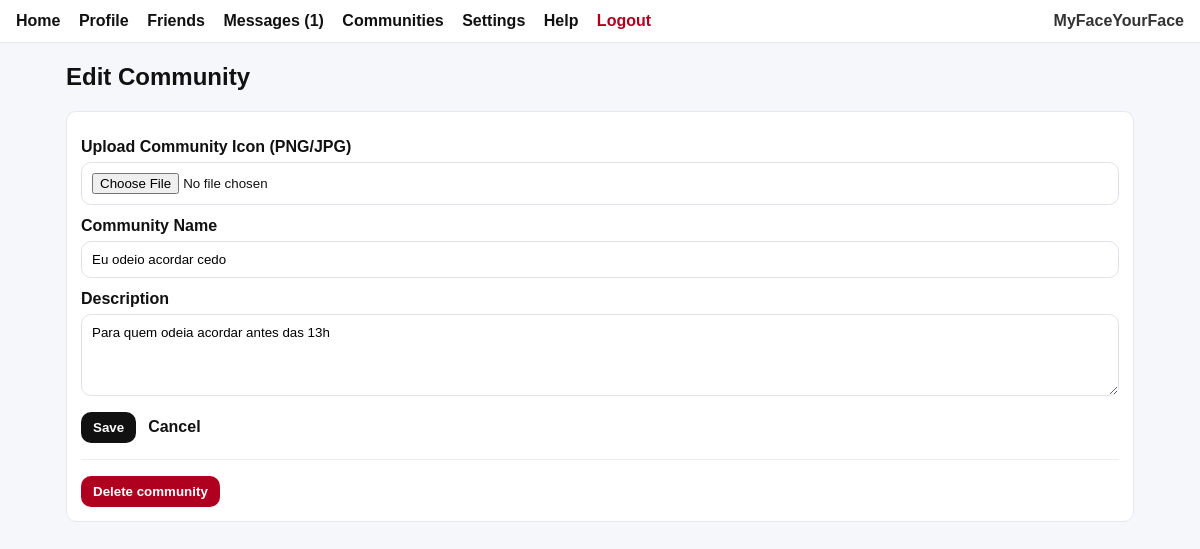
The app's page /c/1/edit (signed in) with its own data.
### tables this page shows
CREATE TABLE communities (
            id INTEGER PRIMARY KEY AUTOINCREMENT,
            name TEXT NOT NULL,
            description TEXT DEFAULT '',
            icon_path TEXT DEFAULT NULL,
            created_by_user_id INTEGER NOT NULL,
            created_at TEXT NOT NULL,
            FOREIGN KEY(created_by_user_id) REFERENCES users(id)
        );

### app.py (the view)
@app.get("/c/<int:cid>/edit")
@login_required
def edit_community(cid):
    user = current_user()
    community = get_community_by_id(cid)
    if not community:
        abort(404)
    if community["created_by_user_id"] != user["id"]:
        abort(403)
    return render_template(
        "edit_community.html",
        app_name=APP_NAME,
        user=user,
        community=community,
        pending_requests_count=count_pending_friend_requests(user["id"]),
        messages_total_count=count_messages_total(user["id"]),
        messages_unread_count=count_messages_unread(user["id"]),
    )

### app.py (called while the page is built, shortened)
def get_db():
    if "db" not in g:
        g.db = sqlite3.connect(DB_PATH)
        g.db.row_factory = sqlite3.Row
    return g.db

def column_exists(table: str, column: str) -> bool:
    db = get_db()
    cols = db.execute(f"PRAGMA table_info({table})").fetchall()
    return any(c["name"] == column for c in cols)

def add_column_if_missing(table: str, column: str, ddl: str):
    if not column_exists(table, column):
        db = get_db()
        db.execute(ddl)
        db.commit()

def seed_default_users():
    db = get_db()
    def ensure_user(username, password, display_name, description="", invites=DEFAULT_INVITES):
        row = db.execute("SELECT id FROM users WHERE username = ?", (username,)).fetchone()
        if row:
            db.execute(
                """
                UPDATE users
                SET invites_remaining = COALESCE(invites_remaining, ?)
                WHERE username = ?
                """,
                (invites, username),
            )
            db.commit()
            return
    ensure_user(DEFAULT_ADMIN_USER, DEFAULT_ADMIN_PASS, "Admin", "Administrative account.", invites=DEFAULT_INVITES_ADMIN)
    ensure_user(DEFAULT_Tiago_USER, DEFAULT_Tiago_PASS, "Tiago Luis Custódio", "Test account.", invites=DEFAULT_INVITES)

@app.before_request
def setup():
    init_db()
    seed_default_users()

def login_required(fn):
    @wraps(fn)
    def wrapper(*args, **kwargs):
        if "user_id" not in session:
            return redirect(url_for("login"))
        return fn(*args, **kwargs)
    return wrapper

def current_user():
    if "user_id" not in session:
        return None
    db = get_db()
    return db.execute("SELECT * FROM users WHERE id = ?", (session["user_id"],)).fetchone()

def count_pending_friend_requests(user_id: int) -> int:
    db = get_db()
    row = db.execute(
        """
        SELECT COUNT(*) AS c
        FROM messages
        WHERE to_user_id = ? AND type = 'friend_request' AND status = 'pending'
        """,
        (user_id,),
    ).fetchone()
    return int(row["c"])

def count_messages_total(user_id: int) -> int:
    db = get_db()
    row = db.execute(
        """
        SELECT COUNT(*) AS c
        FROM messages
        WHERE to_user_id = ? AND type = 'message'
        """,
        (user_id,),
    ).fetchone()
    return int(row["c"])

### templates/edit_community.html
{% extends "base.html" %}
{% block content %}
<h2>Edit Community</h2>
<div class="panel">
  <form method="post" action="{{ url_for('edit_community_post', cid=community.id) }}" enctype="multipart/form-data">
    <label>Upload Community Icon (PNG/JPG)</label>
    <input type="file" name="icon" accept=".png,.jpg,.jpeg">
    <label>Community Name</label>
    <input name="name" value="{{ community.name }}" required>
    <label>Description</label>
    <textarea name="description" rows="4" maxlength="800">{{ community.description }}</textarea>
    <div class="row-actions">
      <button type="submit">Save</button>
      <a class="inline-link" href="{{ url_for('community_page', cid=community.id) }}">Cancel</a>
    </div>
  </form>
  <hr style="margin:16px 0; border:0; border-top:1px solid #ececf5;">
  <form method="post" action="{{ url_for('delete_community', cid=community.id) }}"
        onsubmit="return confirm('This will permanently delete the community. Do you want to continue?');">
    <button class="btn-danger" type="submit">Delete community</button>
  </form>
</div>
{% endblock %}

### static/style.css (style rules this page uses)
* { box-sizing: border-box; }
body { margin: 0; font-family: Arial, sans-serif; background: #f6f7fb; color: #111; }
a { text-decoration: none; color: #111; }
.inline-link { font-weight: 800; }
button { border: 0; padding: 8px 12px; border-radius: 10px; background: #111; color: #fff; cursor: pointer; font-weight: 700; }
.btn-danger { background: #b00020 !important; color: #fff !important; }
textarea { width: 100%; border-radius: 10px; border: 1px solid #e1e1ea; padding: 10px; resize: vertical; font-family: inherit; }
.panel { background: #fff; border: 1px solid #e7e7ef; border-radius: 10px; padding: 14px; }
label { display: block; margin-top: 12px; margin-bottom: 6px; font-weight: 700; }
input { width: 100%; padding: 10px; border-radius: 10px; border: 1px solid #e1e1ea; }
.row-actions { display: flex; gap: 12px; align-items: center; margin-top: 12px; }

### records on screen
communities: name "Eu odeio acordar cedo", description "Para quem odeia acordar antes das 13h"

### other values on screen
{{ messages_total_count }} "1"
{{ app_name }} "MyFaceYourFace"
